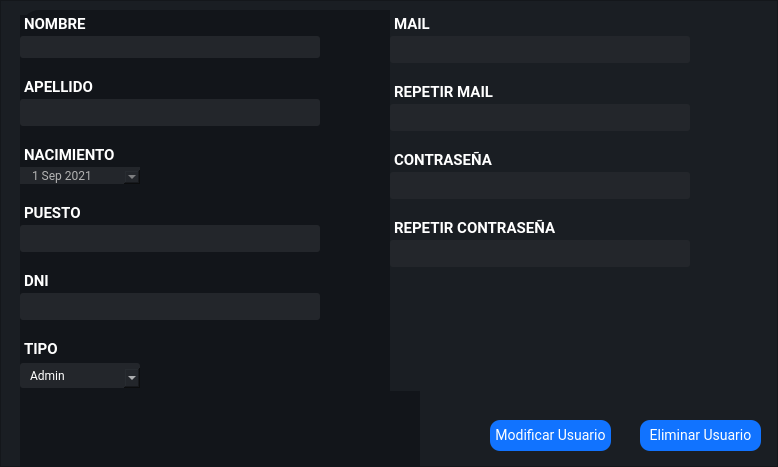
<?xml version="1.0" encoding="UTF-8"?>
<ui version="4.0">
 <class>MainWindow</class>
 <widget class="QMainWindow" name="MainWindow">
  <property name="geometry">
   <rect>
    <x>0</x>
    <y>0</y>
    <width>778</width>
    <height>467</height>
   </rect>
  </property>
  <property name="minimumSize">
   <size>
    <width>0</width>
    <height>0</height>
   </size>
  </property>
  <property name="maximumSize">
   <size>
    <width>7000</width>
    <height>7000</height>
   </size>
  </property>
  <property name="windowTitle">
   <string>MainWindow</string>
  </property>
  <widget class="QWidget" name="centralwidget">
   <property name="sizePolicy">
    <sizepolicy hsizetype="Minimum" vsizetype="Minimum">
     <horstretch>0</horstretch>
     <verstretch>0</verstretch>
    </sizepolicy>
   </property>
   <property name="minimumSize">
    <size>
     <width>778</width>
     <height>467</height>
    </size>
   </property>
   <property name="maximumSize">
    <size>
     <width>778</width>
     <height>467</height>
    </size>
   </property>
   <layout class="QVBoxLayout" name="verticalLayout">
    <property name="spacing">
     <number>0</number>
    </property>
    <property name="leftMargin">
     <number>0</number>
    </property>
    <property name="topMargin">
     <number>0</number>
    </property>
    <property name="rightMargin">
     <number>0</number>
    </property>
    <property name="bottomMargin">
     <number>0</number>
    </property>
    <item>
     <widget class="QFrame" name="frame_principal">
      <property name="enabled">
       <bool>true</bool>
      </property>
      <property name="minimumSize">
       <size>
        <width>0</width>
        <height>0</height>
       </size>
      </property>
      <property name="maximumSize">
       <size>
        <width>8000</width>
        <height>8000</height>
       </size>
      </property>
      <property name="styleSheet">
       <string notr="true"> background-color: #1a1e23;
</string>
      </property>
      <property name="frameShape">
       <enum>QFrame::StyledPanel</enum>
      </property>
      <property name="frameShadow">
       <enum>QFrame::Raised</enum>
      </property>
      <widget class="QFrame" name="frame_3">
       <property name="geometry">
        <rect>
         <x>20</x>
         <y>10</y>
         <width>400</width>
         <height>500</height>
        </rect>
       </property>
       <property name="minimumSize">
        <size>
         <width>400</width>
         <height>0</height>
        </size>
       </property>
       <property name="maximumSize">
        <size>
         <width>400</width>
         <height>715</height>
        </size>
       </property>
       <property name="styleSheet">
        <string notr="true">background-color: #12151a;
border-radius: 20px;</string>
       </property>
       <property name="frameShape">
        <enum>QFrame::StyledPanel</enum>
       </property>
       <property name="frameShadow">
        <enum>QFrame::Raised</enum>
       </property>
       <widget class="QWidget" name="formLayoutWidget">
        <property name="geometry">
         <rect>
          <x>0</x>
          <y>0</y>
          <width>1142</width>
          <height>421</height>
         </rect>
        </property>
        <layout class="QFormLayout" name="formLayout">
         <property name="horizontalSpacing">
          <number>0</number>
         </property>
         <property name="verticalSpacing">
          <number>0</number>
         </property>
         <property name="leftMargin">
          <number>0</number>
         </property>
         <property name="topMargin">
          <number>0</number>
         </property>
         <property name="rightMargin">
          <number>0</number>
         </property>
         <property name="bottomMargin">
          <number>0</number>
         </property>
         <item row="0" column="0">
          <widget class="QLabel" name="label_nombre">
           <property name="styleSheet">
            <string notr="true">font-family: Roboto;
font-weight: bold;
font-size: 15px;
color: #fff;
margin-top:5px</string>
           </property>
           <property name="text">
            <string>NOMBRE</string>
           </property>
          </widget>
         </item>
         <item row="1" column="0" colspan="2">
          <widget class="QLineEdit" name="nombre_input">
           <property name="minimumSize">
            <size>
             <width>0</width>
             <height>25</height>
            </size>
           </property>
           <property name="maximumSize">
            <size>
             <width>300</width>
             <height>25</height>
            </size>
           </property>
           <property name="styleSheet">
            <string notr="true">QLineEdit{
background-color: #23262b;
border-radius: 3px;
padding: 4 15px;
color: #fff;
font-family:Roboto;
margin-top: 3px;
border: none;
font-size:11px;
font-weight: 400;

}


QLineEdit:focus{
}</string>
           </property>
           <property name="placeholderText">
            <string/>
           </property>
          </widget>
         </item>
         <item row="2" column="0">
          <widget class="QLabel" name="label_apellido">
           <property name="styleSheet">
            <string notr="true">font-family: Roboto;
font-weight: bold;
font-size: 15px;
color: #fff;
margin-top:20px</string>
           </property>
           <property name="text">
            <string>APELLIDO</string>
           </property>
          </widget>
         </item>
         <item row="3" column="0" colspan="2">
          <widget class="QLineEdit" name="apellido_input">
           <property name="minimumSize">
            <size>
             <width>300</width>
             <height>30</height>
            </size>
           </property>
           <property name="maximumSize">
            <size>
             <width>300</width>
             <height>30</height>
            </size>
           </property>
           <property name="styleSheet">
            <string notr="true">QLineEdit{
background-color: #23262b;
border-radius: 3px;
padding: 4 10px;
color: #fff;
font-family:Roboto;
margin-top: 3px;
border: none;
font-size:11px;
font-weight: 400;

}


QLineEdit:focus{
}</string>
           </property>
           <property name="placeholderText">
            <string/>
           </property>
          </widget>
         </item>
         <item row="4" column="0">
          <widget class="QLabel" name="label_nacimiento">
           <property name="styleSheet">
            <string notr="true">font-family: Roboto;
font-weight: bold;
font-size: 15px;
color: #fff;
margin-top:20px</string>
           </property>
           <property name="text">
            <string>NACIMIENTO</string>
           </property>
          </widget>
         </item>
         <item row="5" column="0">
          <widget class="QDateEdit" name="nacimiento_date">
           <property name="sizePolicy">
            <sizepolicy hsizetype="Minimum" vsizetype="Preferred">
             <horstretch>0</horstretch>
             <verstretch>0</verstretch>
            </sizepolicy>
           </property>
           <property name="minimumSize">
            <size>
             <width>120</width>
             <height>0</height>
            </size>
           </property>
           <property name="styleSheet">
            <string notr="true">background-color: #23262b;
border-radius: 10px;
padding:0 10px;
color: #b3b3b3;
font-size:30;
font-family:Roboto;
margin-top: 3 px;</string>
           </property>
           <property name="dateTime">
            <datetime>
             <hour>0</hour>
             <minute>0</minute>
             <second>0</second>
             <year>2021</year>
             <month>9</month>
             <day>1</day>
            </datetime>
           </property>
           <property name="calendarPopup">
            <bool>true</bool>
           </property>
          </widget>
         </item>
         <item row="6" column="0">
          <widget class="QLabel" name="label_puesto">
           <property name="styleSheet">
            <string notr="true">font-family: Roboto;
font-weight: bold;
font-size: 15px;
color: #fff;
margin-top:20px;</string>
           </property>
           <property name="text">
            <string>PUESTO</string>
           </property>
          </widget>
         </item>
         <item row="7" column="0">
          <widget class="QLineEdit" name="puesto_input">
           <property name="minimumSize">
            <size>
             <width>300</width>
             <height>30</height>
            </size>
           </property>
           <property name="maximumSize">
            <size>
             <width>300</width>
             <height>30</height>
            </size>
           </property>
           <property name="styleSheet">
            <string notr="true">QLineEdit{
background-color: #23262b;
border-radius: 3px;
padding: 4 10px;
color: #fff;
font-family:Roboto;
margin-top: 3px;
border: none;
font-size:11px;
font-weight: 400;

}


QLineEdit:focus{
}</string>
           </property>
           <property name="placeholderText">
            <string/>
           </property>
          </widget>
         </item>
         <item row="8" column="0">
          <widget class="QLabel" name="label_dni">
           <property name="styleSheet">
            <string notr="true">font-family: Roboto;
font-weight: bold;
font-size: 15px;
color: #fff;
margin-top:20px</string>
           </property>
           <property name="text">
            <string>DNI</string>
           </property>
          </widget>
         </item>
         <item row="11" column="0">
          <widget class="QLineEdit" name="dni_input">
           <property name="minimumSize">
            <size>
             <width>300</width>
             <height>30</height>
            </size>
           </property>
           <property name="maximumSize">
            <size>
             <width>300</width>
             <height>30</height>
            </size>
           </property>
           <property name="styleSheet">
            <string notr="true">QLineEdit{
background-color: #23262b;
border-radius: 3px;
padding: 4 10px;
color: #fff;
font-family:Roboto;
margin-top: 3px;
border: none;
font-size:11px;
font-weight: 400;

}


QLineEdit:focus{
}
</string>
           </property>
           <property name="placeholderText">
            <string/>
           </property>
          </widget>
         </item>
         <item row="12" column="0">
          <widget class="QLabel" name="label_tipo">
           <property name="styleSheet">
            <string notr="true">font-family: Roboto;
font-weight: bold;
font-size: 15px;
color: #fff;
margin-top:20px</string>
           </property>
           <property name="text">
            <string>TIPO</string>
           </property>
          </widget>
         </item>
         <item row="13" column="0">
          <widget class="QComboBox" name="tipo_cb">
           <property name="sizePolicy">
            <sizepolicy hsizetype="Preferred" vsizetype="Fixed">
             <horstretch>0</horstretch>
             <verstretch>0</verstretch>
            </sizepolicy>
           </property>
           <property name="minimumSize">
            <size>
             <width>120</width>
             <height>0</height>
            </size>
           </property>
           <property name="styleSheet">
            <string notr="true">
background-color: #23262b;
border-radius: 3px;
padding: 4 10px;
color: #fff;
font-family:Roboto;
margin-top: 0px;
border: none;
font-size:13;
font-weight: 400;
margin-top:5px


</string>
           </property>
           <property name="currentText">
            <string>Admin</string>
           </property>
           <property name="currentIndex">
            <number>0</number>
           </property>
           <property name="maxVisibleItems">
            <number>2</number>
           </property>
           <property name="insertPolicy">
            <enum>QComboBox::InsertAfterCurrent</enum>
           </property>
           <property name="duplicatesEnabled">
            <bool>false</bool>
           </property>
           <property name="frame">
            <bool>true</bool>
           </property>
           <item>
            <property name="text">
             <string>Admin</string>
            </property>
           </item>
           <item>
            <property name="text">
             <string>Usuario</string>
            </property>
           </item>
           <item>
            <property name="text">
             <string/>
            </property>
           </item>
          </widget>
         </item>
        </layout>
       </widget>
      </widget>
      <widget class="QWidget" name="formLayoutWidget_2">
       <property name="geometry">
        <rect>
         <x>390</x>
         <y>10</y>
         <width>371</width>
         <height>381</height>
        </rect>
       </property>
       <layout class="QFormLayout" name="formLayout_2">
        <property name="horizontalSpacing">
         <number>0</number>
        </property>
        <property name="verticalSpacing">
         <number>0</number>
        </property>
        <property name="leftMargin">
         <number>0</number>
        </property>
        <property name="topMargin">
         <number>0</number>
        </property>
        <property name="rightMargin">
         <number>0</number>
        </property>
        <property name="bottomMargin">
         <number>0</number>
        </property>
        <item row="0" column="0">
         <widget class="QLabel" name="label_mail">
          <property name="styleSheet">
           <string notr="true">font-family: Roboto;
font-weight: bold;
font-size: 15px;
color: #fff;
margin-top:5px</string>
          </property>
          <property name="text">
           <string>MAIL</string>
          </property>
         </widget>
        </item>
        <item row="3" column="0">
         <widget class="QLineEdit" name="mail_input">
          <property name="minimumSize">
           <size>
            <width>300</width>
            <height>30</height>
           </size>
          </property>
          <property name="maximumSize">
           <size>
            <width>300</width>
            <height>30</height>
           </size>
          </property>
          <property name="styleSheet">
           <string notr="true">QLineEdit{
background-color: #23262b;
border-radius: 3px;
padding: 4 10px;
color: #fff;
font-family:Roboto;
margin-top: 3px;
border: none;
font-size:11px;
font-weight: 400;

}


QLineEdit:focus{
}
</string>
          </property>
          <property name="placeholderText">
           <string/>
          </property>
         </widget>
        </item>
        <item row="4" column="0">
         <widget class="QLabel" name="label_rep_mail">
          <property name="styleSheet">
           <string notr="true">font-family: Roboto;
font-weight: bold;
font-size: 15px;
color: #fff;
margin-top:20px</string>
          </property>
          <property name="text">
           <string>REPETIR MAIL</string>
          </property>
         </widget>
        </item>
        <item row="5" column="0" colspan="2">
         <widget class="QLineEdit" name="mail_rep_input">
          <property name="minimumSize">
           <size>
            <width>300</width>
            <height>30</height>
           </size>
          </property>
          <property name="maximumSize">
           <size>
            <width>300</width>
            <height>30</height>
           </size>
          </property>
          <property name="styleSheet">
           <string notr="true">QLineEdit{
background-color: #23262b;
border-radius: 3px;
padding: 4 10px;
color: #fff;
font-family:Roboto;
margin-top: 3px;
border: none;
font-size:11px;
font-weight: 400;

}


QLineEdit:focus{
}</string>
          </property>
          <property name="placeholderText">
           <string/>
          </property>
         </widget>
        </item>
        <item row="7" column="0">
         <widget class="QLabel" name="label_password">
          <property name="styleSheet">
           <string notr="true">font-family: Roboto;
font-weight: bold;
font-size: 15px;
color: #fff;
margin-top:20px</string>
          </property>
          <property name="text">
           <string>CONTRASEÑA</string>
          </property>
         </widget>
        </item>
        <item row="8" column="0" colspan="2">
         <widget class="QLineEdit" name="pass_input">
          <property name="minimumSize">
           <size>
            <width>300</width>
            <height>30</height>
           </size>
          </property>
          <property name="maximumSize">
           <size>
            <width>300</width>
            <height>30</height>
           </size>
          </property>
          <property name="styleSheet">
           <string notr="true">QLineEdit{
background-color: #23262b;
border-radius: 3px;
padding: 4 10px;
color: #fff;
font-family:Roboto;
margin-top: 3px;
border: none;
font-size:11px;
font-weight: 400;

}


QLineEdit:focus{
}</string>
          </property>
          <property name="echoMode">
           <enum>QLineEdit::Password</enum>
          </property>
          <property name="placeholderText">
           <string/>
          </property>
         </widget>
        </item>
        <item row="10" column="0">
         <widget class="QLabel" name="label_rep_password">
          <property name="styleSheet">
           <string notr="true">font-family: Roboto;
font-weight: bold;
font-size: 15px;
color: #fff;
margin-top:20px</string>
          </property>
          <property name="text">
           <string>REPETIR CONTRASEÑA</string>
          </property>
         </widget>
        </item>
        <item row="11" column="0" colspan="2">
         <widget class="QLineEdit" name="pass_rep_input">
          <property name="minimumSize">
           <size>
            <width>300</width>
            <height>30</height>
           </size>
          </property>
          <property name="maximumSize">
           <size>
            <width>300</width>
            <height>20</height>
           </size>
          </property>
          <property name="styleSheet">
           <string notr="true">QLineEdit{
background-color: #23262b;
border-radius: 3px;
padding: 4 10px;
color: #fff;
font-family:Roboto;
margin-top: 3px;
border: none;
font-size:11px;
font-weight: 400;

}


QLineEdit:focus{
}</string>
          </property>
          <property name="echoMode">
           <enum>QLineEdit::Password</enum>
          </property>
          <property name="placeholderText">
           <string/>
          </property>
         </widget>
        </item>
       </layout>
      </widget>
      <widget class="QPushButton" name="pushButton_crear_usuario">
       <property name="geometry">
        <rect>
         <x>640</x>
         <y>420</y>
         <width>121</width>
         <height>31</height>
        </rect>
       </property>
       <property name="font">
        <font>
         <family>Roboto</family>
         <pointsize>-1</pointsize>
        </font>
       </property>
       <property name="cursor">
        <cursorShape>PointingHandCursor</cursorShape>
       </property>
       <property name="styleSheet">
        <string notr="true">QPushButton{
background-color: #1173ff;
color: #fff;
border-radius:10px;
font-family:Roboto;
font-size: 14px

}
QPushButton:hover{
background-color: #45a9f0;
}</string>
       </property>
       <property name="text">
        <string>Eliminar Usuario</string>
       </property>
      </widget>
      <widget class="QPushButton" name="pushButton_modificar_usuario">
       <property name="geometry">
        <rect>
         <x>490</x>
         <y>420</y>
         <width>121</width>
         <height>31</height>
        </rect>
       </property>
       <property name="font">
        <font>
         <family>Roboto</family>
         <pointsize>-1</pointsize>
        </font>
       </property>
       <property name="cursor">
        <cursorShape>PointingHandCursor</cursorShape>
       </property>
       <property name="styleSheet">
        <string notr="true">QPushButton{
background-color: #1173ff;
color: #fff;
border-radius:10px;
font-family:Roboto;
font-size: 14px

}
QPushButton:hover{
background-color: #45a9f0;
}</string>
       </property>
       <property name="text">
        <string>Modificar Usuario</string>
       </property>
      </widget>
     </widget>
    </item>
   </layout>
  </widget>
 </widget>
 <resources/>
 <connections/>
</ui>
